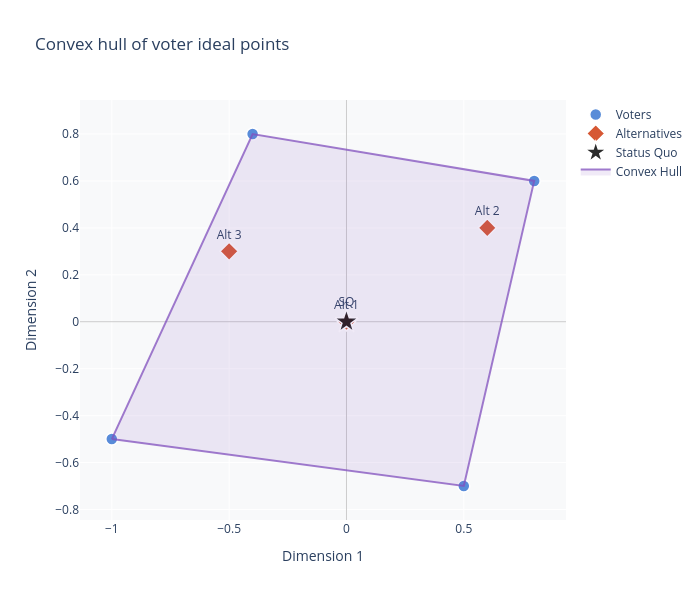

Notebook cell for this chart:
### Code cell
# 9.3 — Convex hull of voter ideal points (= Pareto set under Euclidean prefs)
hull = scl.convex_hull_2d(voters)
print(f"Convex hull: {len(hull)} vertices")

fig = sclp.plot_spatial_voting(voters, sq=sq, title="Convex hull of voter ideal points")
fig = sclp.layer_convex_hull(fig, hull)
fig.show()

### Figure 1 — Plotly figure (JSON) as saved in the notebook; plotly's stock layout.template omitted (floating-point values rounded to 4 significant figures)
{"data": [{"hovertemplate": "%{text}<br>(%{x:.3f}, %{y:.3f})<extra></extra>", "marker": {"color": "rgba(60,120,210,0.85)", "line": {"color": "white", "width": 1.5}, "size": 12, "symbol": "circle"}, "mode": "markers", "name": "Voters", "text": ["V1", "V2", "V3", "V4", "V5"], "type": "scatter", "x": [-1.0, 0.0, 0.8, -0.4, 0.5], "y": [-0.5, 0.0, 0.6, 0.8, -0.7]}, {"hovertemplate": "%{text}<br>(%{x:.3f}, %{y:.3f})<extra></extra>", "marker": {"color": "rgba(210,70,30,0.9)", "line": {"color": "white", "width": 1.5}, "size": 14, "symbol": "diamond"}, "mode": "markers+text", "name": "Alternatives", "text": ["Alt 1", "Alt 2", "Alt 3"], "textposition": "top center", "type": "scatter", "x": [0.0, 0.6, -0.5], "y": [0.0, 0.4, 0.3]}, {"hovertemplate": "Status Quo<br>(%{x:.3f}, %{y:.3f})<extra></extra>", "marker": {"color": "rgba(20,20,20,0.9)", "line": {"color": "white", "width": 1.5}, "size": 18, "symbol": "star"}, "mode": "markers+text", "name": "Status Quo", "text": ["SQ"], "textposition": "top center", "type": "scatter", "x": [0], "y": [0]}, {"fill": "toself", "fillcolor": "rgba(130,80,190,0.12)", "hovertemplate": "Convex Hull<extra></extra>", "line": {"color": "rgba(130,80,190,0.75)", "width": 2}, "mode": "lines", "name": "Convex Hull", "type": "scatter", "x": [-1, 0.5, 0.8, -0.4, -1], "y": [-0.5, -0.7, 0.6, 0.8, -0.5]}], "layout": {"height": 600, "hovermode": "closest", "legend": {"x": 1.02, "xanchor": "left", "y": 1}, "paper_bgcolor": "white", "plot_bgcolor": "#f8f9fa", "title": {"text": "Convex hull of voter ideal points", "x": 0.05}, "width": 700, "xaxis": {"title": {"text": "Dimension 1"}, "zeroline": true, "zerolinecolor": "#cccccc", "zerolinewidth": 1}, "yaxis": {"scaleanchor": "x", "scaleratio": 1, "title": {"text": "Dimension 2"}, "zeroline": true, "zerolinecolor": "#cccccc", "zerolinewidth": 1}}}
